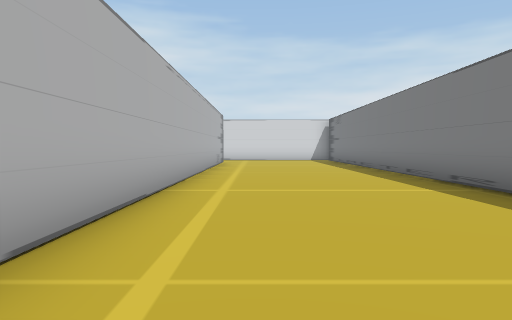
[1] (above)

12 first-person views from a walk through a Unity game level. The camera is 1.3 m above the floor, tilts 2° down and sees 70° across. The floor is counted in squares, 2 m on a side. Each view is taken from the middle of a square. On the plan, view 1 faces up. The plan holds only what a view shows up to about 11 squares ahead; the rest is blank. The place goes on beyond the plan. The player is left out.

[2]
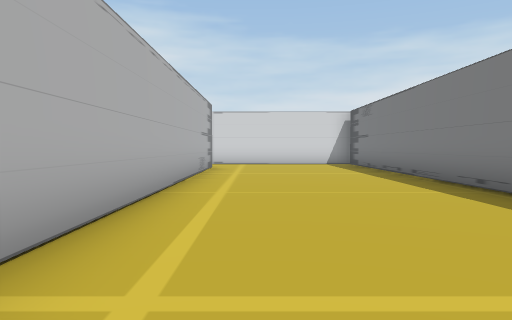

[3]
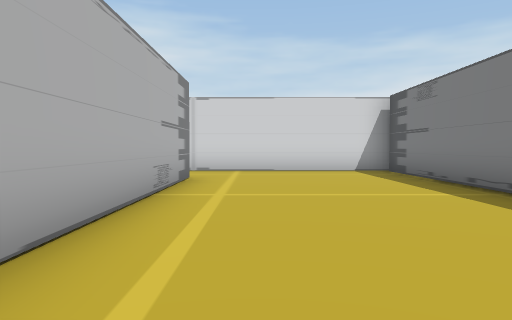

[4]
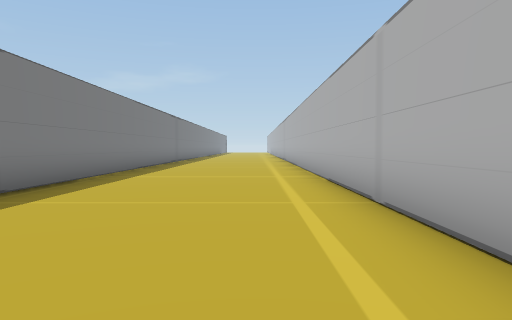

[5]
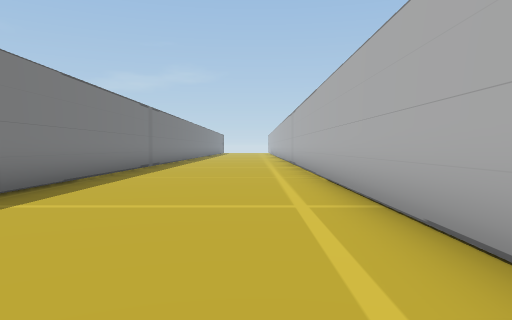

[6]
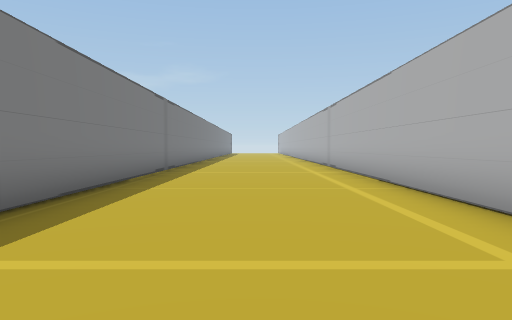

[7]
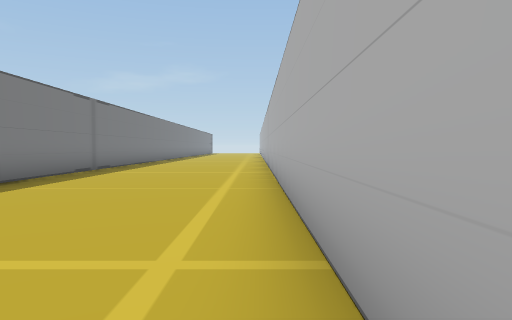

[8]
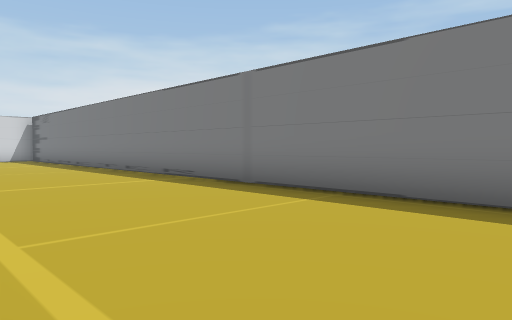

[9]
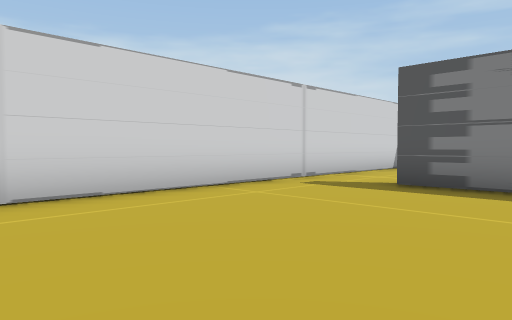

[10]
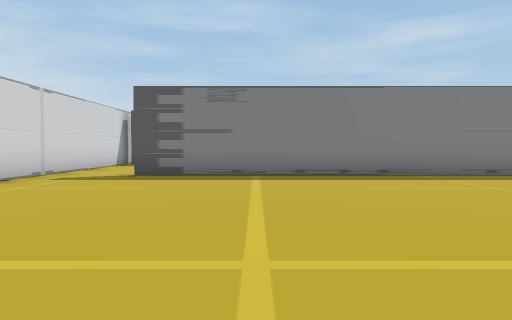

[11]
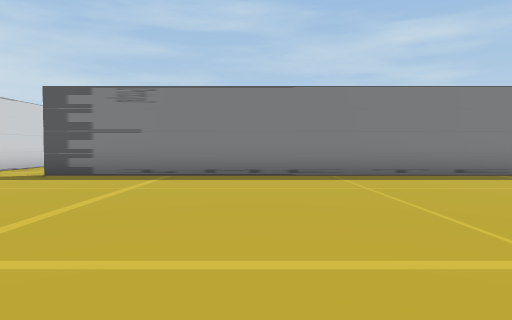

[12]
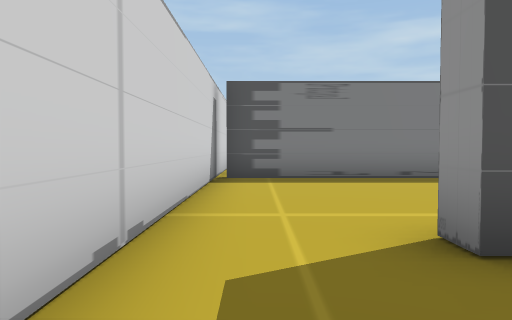

### Floor plan
Points are (right, up) in squares from view 1. A wall is a line through its corners. A room is listed if a view was taken in it or the views show most of it. See-through windows are left out.
Room 1 (views 1, 2, 3, 4, 5, 6, 7, 8)
walls: (-1.9, 15.7) (-1.4, 15.7) (-1.4, -11); (3.5, -11) (3.5, 17.6); (4, 17.8) (-2.5, 17.8)
ways out: opening at (-2, 16.5) to room 2
Room 2 (views 9, 10, 11, 12)
walls: (-1.9, 5.2) (-1.9, 15.7); (-2.5, 17.8) (-7.2, 17.8)
ways out: opening at (-2, 16.5) to room 1

Positions as (right, up) in squares from view 1, and headings:
1: (0, 0), facing up
2: (0, 4), facing up
3: (0, 8), facing up
4: (0, 6), facing down
5: (0, 2), facing down
6: (1, 0), facing down
7: (-1, 0), facing down
8: (-1, -1), facing up-right
9: (-8, 13), facing up-right
10: (-10, 13), facing right
11: (-10, 11), facing right
12: (-4, 17), facing right
